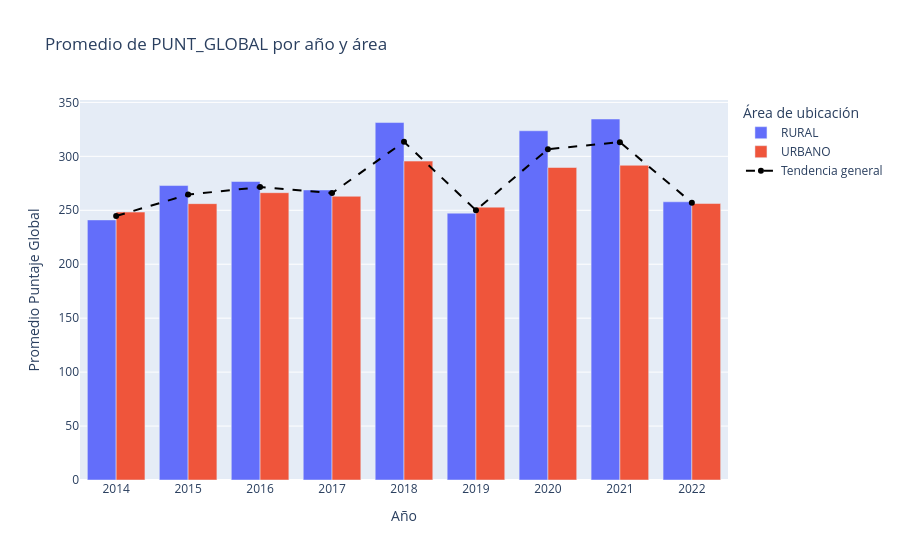

Notebook code cell kept with this figure:
### Markdown cell above
**Fase 2: identificar características y relaciones en las variables**

### Code cell
# ESTADISTICAS POR TIPO DE AREA DONDE SE ENCUENTRA LA INSTITUCION EDUCATIVA

df_grouped = df.groupby(["AÑO", "COLE_AREA_UBICACION"])["PUNT_GLOBAL"].mean().reset_index()

fig = px.bar(
    df_grouped,
    x="AÑO",
    y="PUNT_GLOBAL",
    color="COLE_AREA_UBICACION",
    barmode="group",
    title="Promedio de PUNT_GLOBAL por año y área"
)

df_line = df_grouped.groupby("AÑO")["PUNT_GLOBAL"].mean().reset_index()

fig.add_scatter(
    x=df_line["AÑO"],
    y=df_line["PUNT_GLOBAL"],
    mode="lines+markers",
    name="Tendencia general",
    line=dict(color="black", dash="dash")
)

fig.update_layout(
    xaxis_title="Año",
    yaxis_title="Promedio Puntaje Global",
    legend_title="Área de ubicación"
)

fig.show()

### Figure 1 — Plotly figure (JSON) as saved in the notebook; plotly's stock layout.template omitted (floating-point values rounded to 4 significant figures)
{"data": [{"alignmentgroup": "True", "hovertemplate": "COLE_AREA_UBICACION=RURAL<br>AÑO=%{x}<br>PUNT_GLOBAL=%{y}<extra></extra>", "legendgroup": "RURAL", "marker": {"color": "#636efa", "pattern": {"shape": ""}}, "name": "RURAL", "offsetgroup": "RURAL", "orientation": "v", "showlegend": true, "textposition": "auto", "type": "bar", "x": [2014, 2015, 2016, 2017, 2018, 2019, 2020, 2021, 2022], "xaxis": "x", "y": [241.1, 272.9, 276.7, 268.9, 331.3, 247.3, 323.7, 334.6, 257.9], "yaxis": "y"}, {"alignmentgroup": "True", "hovertemplate": "COLE_AREA_UBICACION=URBANO<br>AÑO=%{x}<br>PUNT_GLOBAL=%{y}<extra></extra>", "legendgroup": "URBANO", "marker": {"color": "#EF553B", "pattern": {"shape": ""}}, "name": "URBANO", "offsetgroup": "URBANO", "orientation": "v", "showlegend": true, "textposition": "auto", "type": "bar", "x": [2014, 2015, 2016, 2017, 2018, 2019, 2020, 2021, 2022], "xaxis": "x", "y": [248.3, 256.1, 266.3, 263.0, 295.6, 252.9, 289.7, 291.7, 256.3], "yaxis": "y"}, {"line": {"color": "black", "dash": "dash"}, "mode": "lines+markers", "name": "Tendencia general", "type": "scatter", "x": [2014, 2015, 2016, 2017, 2018, 2019, 2020, 2021, 2022], "y": [244.7, 264.5, 271.5, 265.9, 313.5, 250.1, 306.7, 313.2, 257.1]}], "layout": {"barmode": "group", "legend": {"title": {"text": "Área de ubicación"}, "tracegroupgap": 0}, "title": {"text": "Promedio de PUNT_GLOBAL por año y área"}, "xaxis": {"anchor": "y", "domain": [0, 1], "title": {"text": "Año"}}, "yaxis": {"anchor": "x", "domain": [0, 1], "title": {"text": "Promedio Puntaje Global"}}}}
